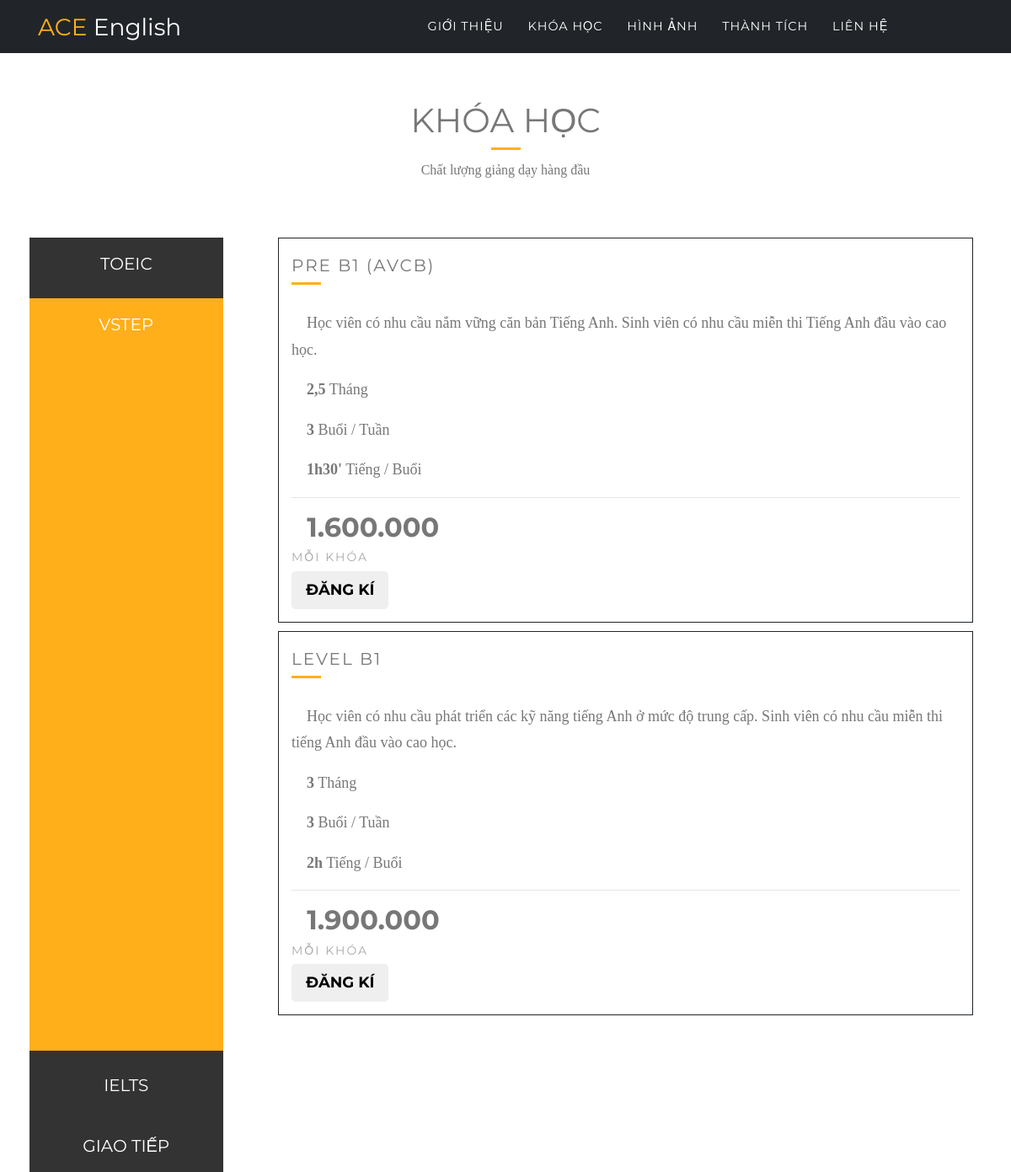
The app's page /vstep with its own data.
### main/models.py (models this page shows, shortened)
class CourseDesc(models.Model):
    course = models.ForeignKey(Course, related_name='description')
    course_name = models.CharField(max_length=255)
    description = models.CharField(max_length=4000)
    duration = models.CharField(max_length=255)
    days_per_week = models.CharField(max_length=255)
    hours_per_day = models.CharField(max_length=255)
    fee = models.CharField(max_length=255)

### main/views.py (the view)
# urls.py: url(r'^vstep$', views.vstep, name='vstep'),
def vstep(request):
    preb1 = CourseDesc.objects.get(course_name = 'Pre B1 (AVCB)')
    b1 = CourseDesc.objects.get(course_name = 'Level B1')
    return render(request, 'vstep.html', {'preb1':preb1, 'b1':b1})

### templates/vstep.html (shortened to what this page needs)
﻿{% extends 'base.html' %}
{% block body %}
<head>
  <link rel="stylesheet" href="https://maxcdn.bootstrapcdn.com/font-awesome/4.5.0/css/font-awesome.min.css">
	<link rel="stylesheet" href="https://cdn.jsdelivr.net/themify-icons/0.1.2/css/themify-icons.css">
</head>
<body>
  <section class="title container" style="padding:45px 0 0px 0">
  <div class="row">
    <div class="col-md-12">
      <h1>Khóa Học</h1>
      <div class="seperator"></div>
      <p>Chất lượng giảng dạy hàng đầu </p>
    </div>
  </div>
</section>
<div class="container" >
  <div class="row">
    <div class="col-md-3 item">
      <div>
        <div class="icon-bar">
			  <a href="{% url 'toeic' %}">TOEIC</a>
			  <a href="{% url 'vstep' %}"  class="active">VSTEP</a>
			  <a href="{% url 'ielts' %}"   >IELTS</a>
			  <a href="{% url 'giaotiep' %}">GIAO TIẾP</a>
		</div>
      </div>
    </div>
	<div class="col-md-9" >
      <div class="panel panel-default  item">
        <h4>{{preb1.course_name}}</h4>
        <div class="seperator"></div>
        <div class="panel-body">
				  <p>&nbsp;&nbsp;&nbsp;&nbsp;{{preb1.description}}</p>
				  <p>&nbsp;&nbsp;&nbsp;&nbsp;<strong>{{preb1.duration}}</strong> Tháng</p>
				  <p>&nbsp;&nbsp;&nbsp;&nbsp;<strong>{{preb1.days_per_week}}</strong> Buổi / Tuần</p>
				  <p>&nbsp;&nbsp;&nbsp;&nbsp;<strong>{{preb1.hours_per_day}}</strong> Tiếng / Buổi</p>
				</div>
				<hr>
				<div class="panel-footer">
				  <h3>&nbsp;&nbsp;{{preb1.fee}}</h3><h4>mỗi khóa</h4>
				  <button class="btn btn-lg"><a href="https://docs.google.com/forms/d/e/1FAIpQLSfg3Y7-w9VCgOi6QLiFa6Uwfezcqi_nIcKBXeik4pg4BFS8ow/viewform" target="_blank">Đăng kí</a></button>
				</div>
      </div>
	  <br>
	  <div class="panel panel-default  item">
        <h4>{{b1.course_name}}</h4>
        <div class="seperator"></div>
        <div class="panel-body">
				  <p>&nbsp;&nbsp;&nbsp;&nbsp;{{b1.description}}</p>
				  <p>&nbsp;&nbsp;&nbsp;&nbsp;<strong>{{b1.duration}}</strong> Tháng</p>
				  <p>&nbsp;&nbsp;&nbsp;&nbsp;<strong>{{b1.days_per_week}}</strong> Buổi / Tuần</p>
				  <p>&nbsp;&nbsp;&nbsp;&nbsp;<strong>{{b1.hours_per_day}}</strong> Tiếng / Buổi</p>
				</div>
				<hr>
				<div class="panel-footer">
				  <h3>&nbsp;&nbsp;{{b1.fee}}</h3><h4>mỗi khóa</h4>
				  <button class="btn btn-lg"><a href="https://docs.google.com/forms/d/e/1FAIpQLSfg3Y7-w9VCgOi6QLiFa6Uwfezcqi_nIcKBXeik4pg4BFS8ow/viewform" target="_blank">Đăng kí</a></button>
				</div>
      </div>
    </div>
  </div>
</div>
</body>
</html>
{% endblock %}

### templates/vstep.html (style rules this page uses)
body { background: #fff; font-family: 'Merriweather', serif; font-size: 16px; color: #777; }
h1, h4 { font-family: 'Montserrat', sans-serif; font-weight: 400; }
.row { padding: 50px 0; }
.seperator { margin-bottom: 30px; width: 35px; height: 3px; background: #ffaf1a; border: none; }
.title { text-align: center; }
.title .row { padding: 50px 0 0; }
.title h1 { text-transform: uppercase; }
.title .seperator { margin: 0 auto 10px; }
.item { position: relative; margin-bottom: 10px; min-height: 1px; float: left; padding:15px; width:100%; }
.item h4 { font-size: 20px; margin-top: 5px; letter-spacing: 2px; text-transform: uppercase; }
.item p { font-size: 18px; }
.item a { font-family: 'Montserrat', sans-serif; font-size: 18px; text-transform: uppercase; color: #666; margin-top: 10px; }
.icon-bar { margin-top:-25px; margin-left:-10px; width: 90%; background-color: #333; }
.icon-bar a { display: block; text-align: center; padding: 16px; transition: all 0.3s ease; color: white; font-size: 20px; }
.active { background-color: #ffaf1a !important; color: white; pointer-events: none; height:100%; cursor: pointer; }
.panel { border: 0.5px solid #212529; border-radius:0 !important; transition: box-shadow 0.5s; text-align:left; }
.panel-footer a { color: inherit; text-decoration:none; }
.panel-footer { background-color: white !important; }
.panel-footer h3 { font-size: 32px; }
.panel-footer h4 { color: #aaa; font-size: 14px; }
.panel-footer .btn, { margin: 15px 0; background-color: #ffaf1a; color: #fff; }

### records on screen
CourseDesc: course_name "PRE B1 (AVCB)", description "Học viên có nhu cầu nắm vững căn bản Tiếng Anh. Sinh viên có nhu cầu miễn thi Tiếng Anh đầu vào cao học.", duration "2,5", days_per_week "3", hours_per_day "1h30'", fee "1.600.000"
CourseDesc: course_name "LEVEL B1", description "Học viên có nhu cầu phát triển các kỹ năng tiếng Anh ở mức độ trung cấp. Sinh viên có nhu cầu miễn thi tiếng Anh đầu vào cao học.", duration "3", days_per_week "3", hours_per_day "2h", fee "1.900.000"
